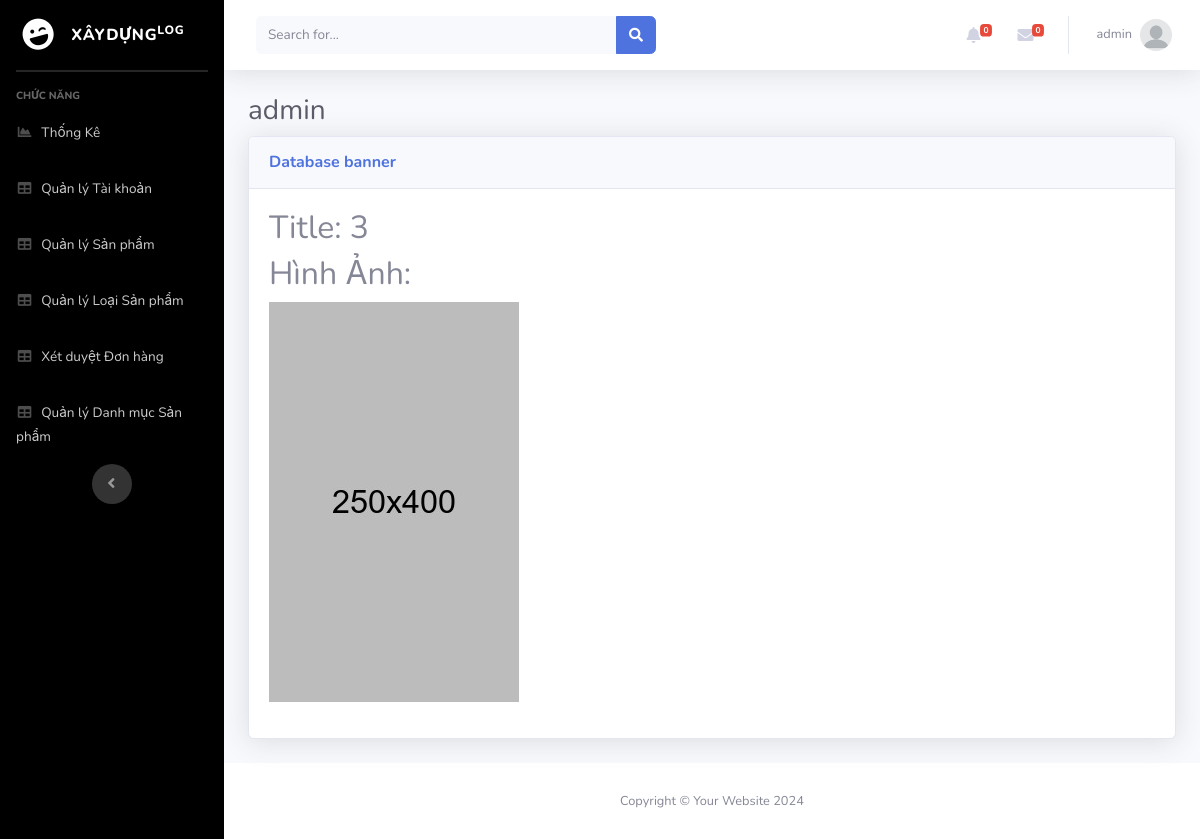
The page /Admin/index.php?mod=banner&act=detail&id=3 (signed in) on the database its author committed.
### tables this page shows
CREATE TABLE `banner` (
  `Id` int(11) NOT NULL,
  `HinhAnh` varchar(255) DEFAULT NULL
);

### Admin/MVC/controllers/BannerController.php (called while the page is built, shortened)
<?php
class BannerController
{
	var $banner_model;
	function __construct()
	{
		$this->banner_model = new Banner();
	}
	public function detail()
	{
		$id = isset($_GET['id']) ? $_GET['id'] : 5;
		$data = $this->banner_model->find($id);
		require_once("MVC/Views/Admin/index.php");
	}
}

### Admin/MVC/Models/connection.php (called while the page is built, shortened)
<?php
    class Connection{
        function __construct()
        {
            $severname ="localhost";
            $username ="root";
            $password ="";
            $db_name ="vatlieuxaydung";
            $this->conn = new mysqli($severname,$username,$password,$db_name);
        }
    }
?>

### Admin/MVC/Models/model.php (called while the page is built, shortened)
<?php
require_once("connection.php");
class Model
{
    var $conn;
    var $table;
    var $contens;
    function __construct()
    {
        $conn_obj = new Connection();
        $this->conn = $conn_obj->conn;
    }
    function find($id)
    {
        $query = "select * from $this->table where $this->contens =$id";
        return $this->conn->query($query)->fetch_assoc();
    }
}

### Admin/MVC/Views/banner/detail.php (the view)
<table class="table table-bordered" id="dataTable" width="100%" cellspacing="0">
    <h2>Title: <?= $data['Id'] ?></h2>
    <h2>Hình Ảnh: </h2>
    <a><img src="../public/<?=$data['HinhAnh']?>" height="400px"></a>
</table>

### rows shown on the page
banner: Id "3", HinhAnh (picture)

### other values the page prints
$_SESSION['login']['TaiKhoan'] "admin"
$mod "banner"
